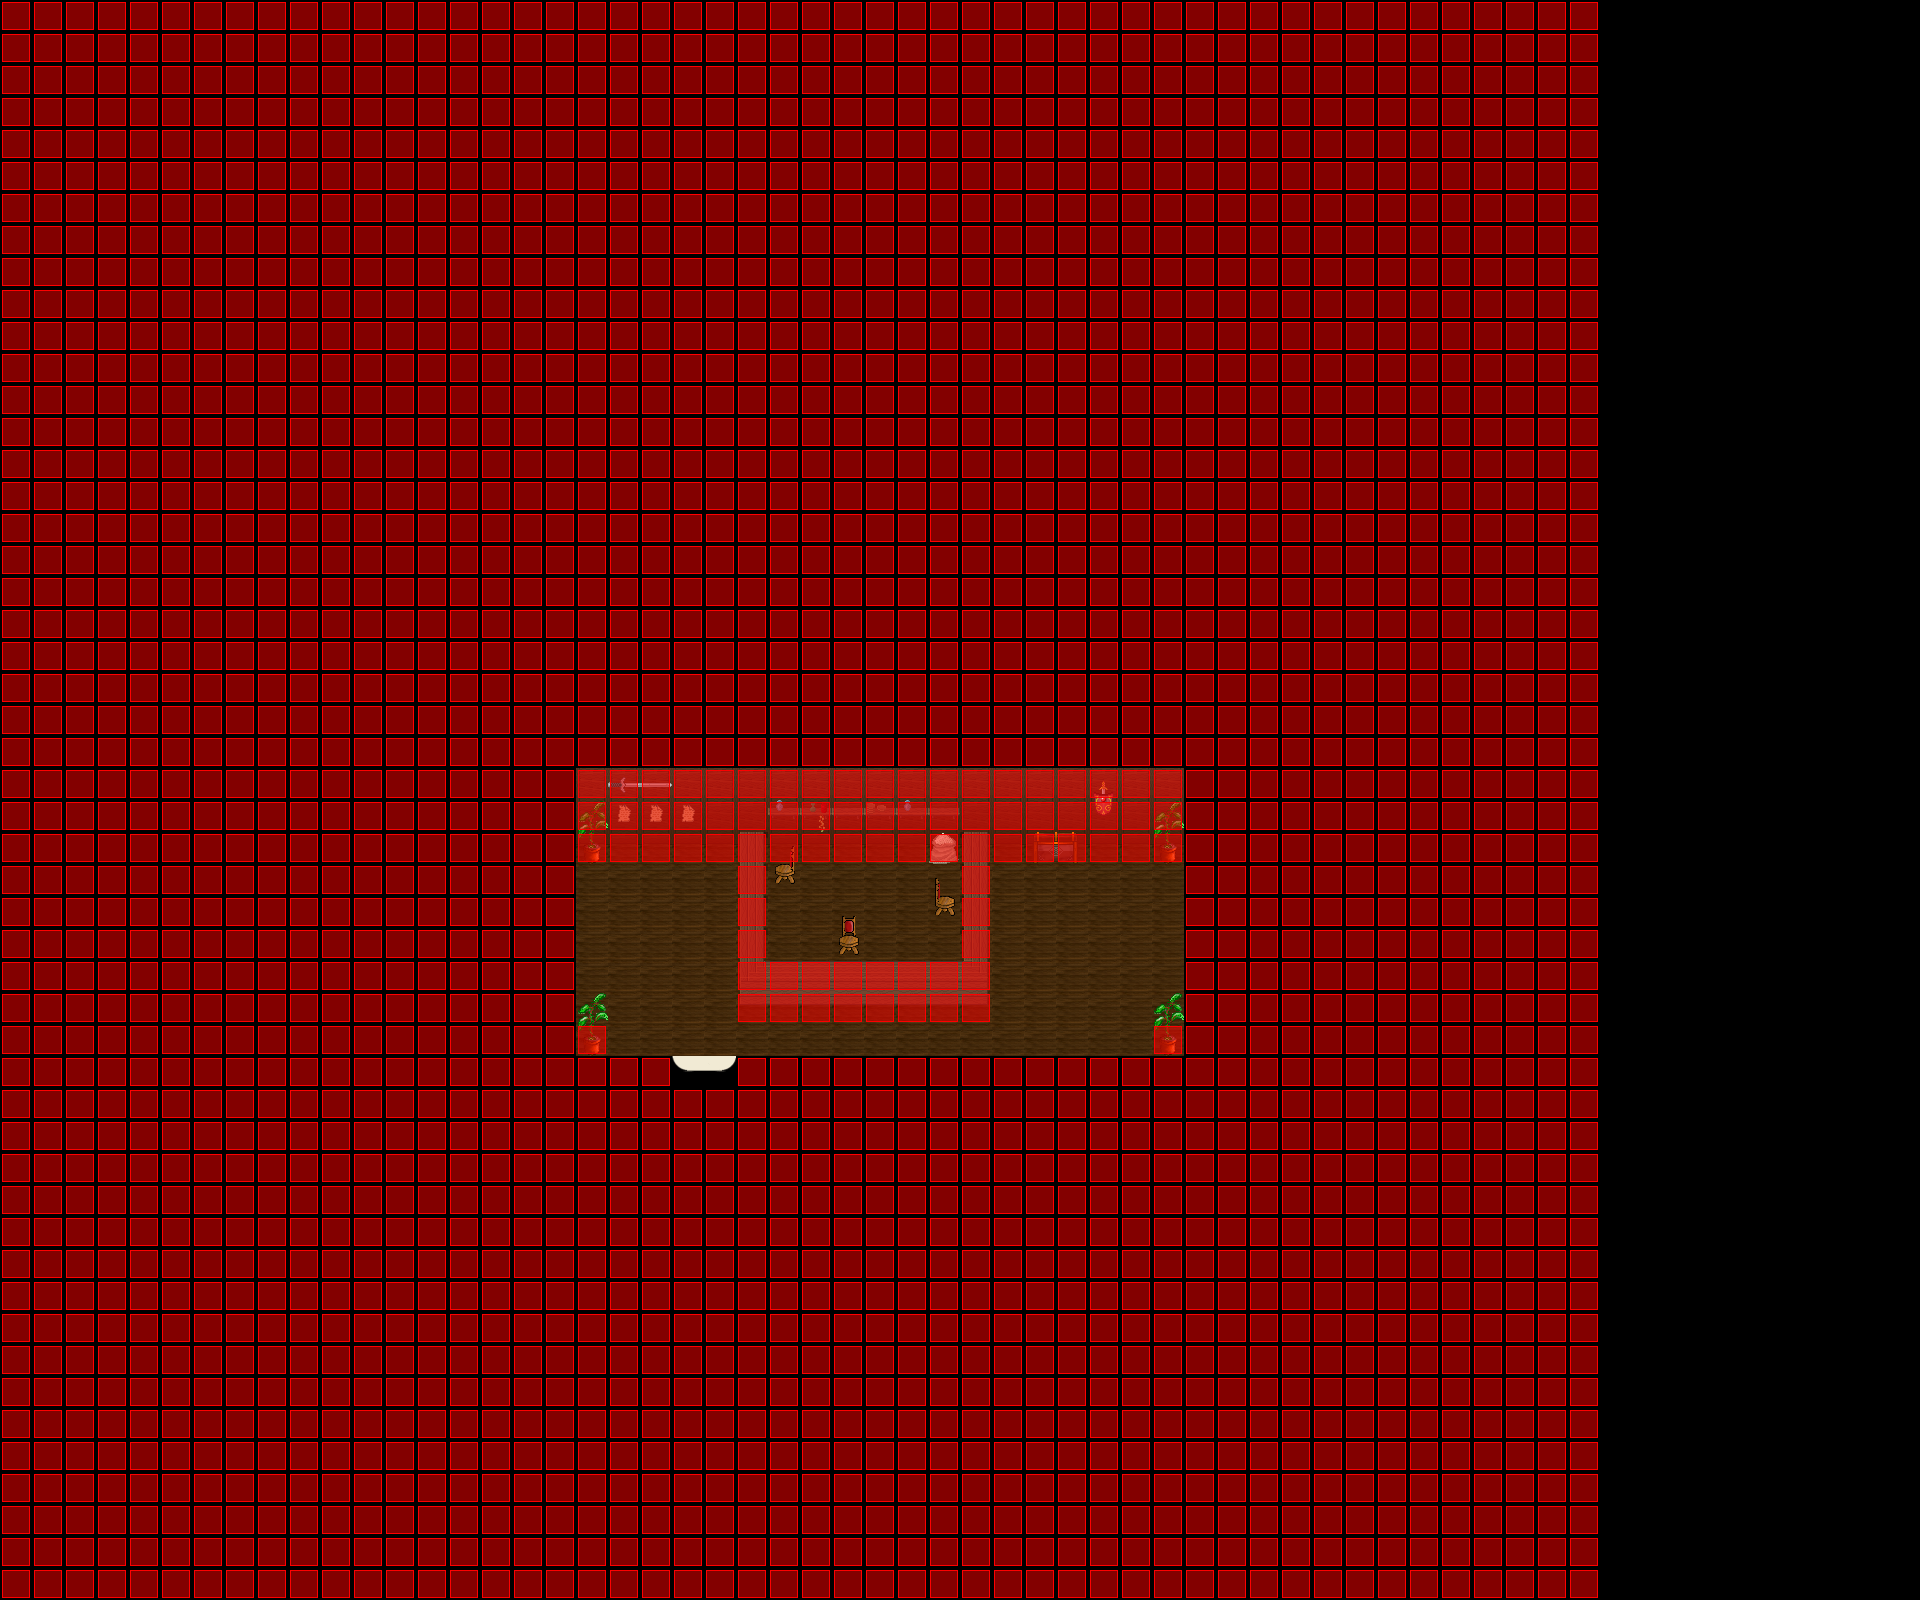

Rendered tile map (Tiled .tmx) drawn with the repository's tilesets; below, a short description and the map source with its tile grids summarised:
An orthogonal 60x50 tile map with 32x32 px tiles, 6 tile layers (Ground, Ground, Ground, Fringe, ...), 5 tilesets and 2 objects (WARP, SCRIPT).

<map version="1.0" orientation="orthogonal" width="60" height="50" tilewidth="32" tileheight="32">
 <properties>
  <property name="music" value="inside.ogg" />
 </properties>
 <tileset firstgid="1" name="collision1_32_32" tilewidth="32" tileheight="32">
  <image source="../graphics/tiles/collision1_32_32.png" width="1024" height="1024" />
 </tileset>
 <tileset firstgid="1025" name="indoor3_32_32" tilewidth="32" tileheight="32">
  <image source="../graphics/tiles/indoor3_32_32.png" width="1024" height="1024" />
 </tileset>
 <tileset firstgid="2049" name="indoor2_32_32" tilewidth="32" tileheight="32">
  <image source="../graphics/tiles/indoor2_32_32.png" width="1024" height="1024" />
 </tileset>
 <tileset firstgid="3073" name="indoor2_32_64" tilewidth="32" tileheight="64">
  <image source="../graphics/tiles/indoor2_32_64.png" width="1024" height="1024" />
 </tileset>
 <tileset firstgid="3585" name="indoor2_32_96" tilewidth="32" tileheight="96">
  <image source="../graphics/tiles/indoor2_32_96.png" width="1024" height="960" />
 </tileset>
 <layer name="Ground" width="60" height="50">
  <data>[3000 cells, 3000 non-empty, 4 distinct tile ids]</data>
 </layer>
 <layer name="Ground" width="60" height="50">
  <data>[3000 cells, 57 non-empty, 3 distinct tile ids]</data>
 </layer>
 <layer name="Ground" width="60" height="50">
  <data>[3000 cells, 40 non-empty, 20 distinct tile ids]</data>
 </layer>
 <layer name="Fringe" width="60" height="50">
  <data>[3000 cells, 7 non-empty, 4 distinct tile ids]</data>
 </layer>
 <layer name="Over" width="60" height="50">
  <data>[3000 cells, 0 non-empty, 0 distinct tile ids]</data>
 </layer>
 <layer name="Collision" width="60" height="50">
  <data>[3000 cells, 2408 non-empty, 1 distinct tile ids]</data>
 </layer>
 <objectgroup name="Object" width="60" height="50">
  <object name="Warp to city" type="WARP" x="673" y="1056" width="64" height="32">
   <properties>
    <property name="DEST_MAP" value="ow-n0003-n0001-o0000" />
    <property name="DEST_X" value="4016" />
    <property name="DEST_Y" value="2832" />
   </properties>
  </object>
  <object name="External Map Events" type="SCRIPT" x="52" y="44" width="24" height="80">
   <properties>
    <property name="FILENAME" value="scripts/maps/iw-roststock-bank-o00-o00-o00.lua" />
   </properties>
  </object>
 </objectgroup>
</map>
